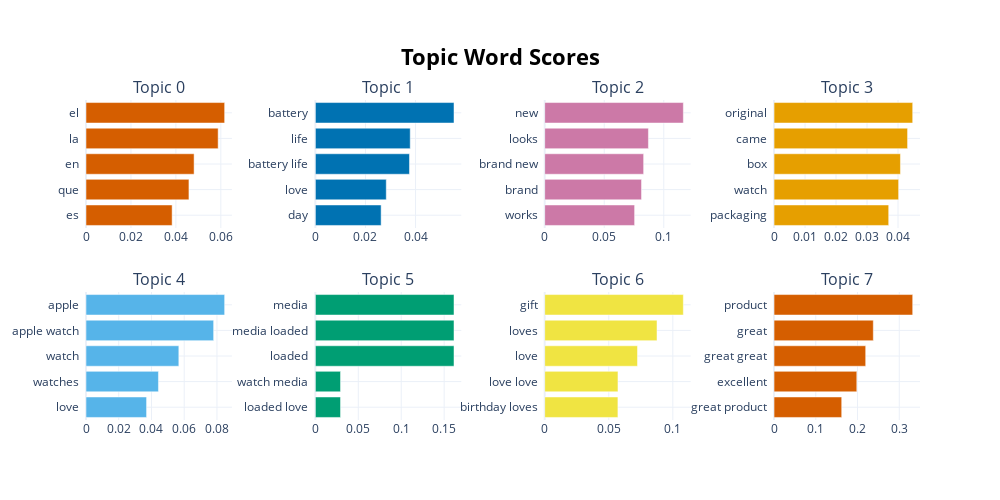

Notebook code cell kept with this figure:
### Code cell
topics, probabilities = model.fit_transform(reviews_ap)
model.visualize_barchart()

### Figure 1 — Plotly figure (JSON) as saved in the notebook; plotly's stock layout.template omitted (floating-point values rounded to 4 significant figures)
{"data": [{"marker": {"color": "#D55E00"}, "orientation": "h", "type": "bar", "x": [0.03833, 0.04581, 0.04811, 0.05881, 0.0617], "xaxis": "x", "y": ["es  ", "que  ", "en  ", "la  ", "el  "], "yaxis": "y"}, {"marker": {"color": "#0072B2"}, "orientation": "h", "type": "bar", "x": [0.02626, 0.02831, 0.03757, 0.03787, 0.05534], "xaxis": "x2", "y": ["day  ", "love  ", "battery life  ", "life  ", "battery  "], "yaxis": "y2"}, {"marker": {"color": "#CC79A7"}, "orientation": "h", "type": "bar", "x": [0.07552, 0.08132, 0.0831, 0.08711, 0.1165], "xaxis": "x3", "y": ["works  ", "brand  ", "brand new  ", "looks  ", "new  "], "yaxis": "y3"}, {"marker": {"color": "#E69F00"}, "orientation": "h", "type": "bar", "x": [0.037, 0.04019, 0.04078, 0.04308, 0.04474], "xaxis": "x4", "y": ["packaging  ", "watch  ", "box  ", "came  ", "original  "], "yaxis": "y4"}, {"marker": {"color": "#56B4E9"}, "orientation": "h", "type": "bar", "x": [0.03701, 0.04427, 0.05672, 0.07799, 0.08471], "xaxis": "x5", "y": ["love  ", "watches  ", "watch  ", "apple watch  ", "apple  "], "yaxis": "y5"}, {"marker": {"color": "#009E73"}, "orientation": "h", "type": "bar", "x": [0.02932, 0.02932, 0.1615, 0.1615, 0.1615], "xaxis": "x6", "y": ["loaded love  ", "watch media  ", "loaded  ", "media loaded  ", "media  "], "yaxis": "y6"}, {"marker": {"color": "#F0E442"}, "orientation": "h", "type": "bar", "x": [0.05715, 0.05718, 0.07244, 0.08765, 0.1082], "xaxis": "x7", "y": ["birthday loves  ", "love love  ", "love  ", "loves  ", "gift  "], "yaxis": "y7"}, {"marker": {"color": "#D55E00"}, "orientation": "h", "type": "bar", "x": [0.1621, 0.1983, 0.2196, 0.2378, 0.3322], "xaxis": "x8", "y": ["great product  ", "excellent  ", "great great  ", "great  ", "product  "], "yaxis": "y8"}], "layout": {"annotations": [{"font": {"size": 16}, "showarrow": false, "text": "Topic 0", "x": 0.0875, "xanchor": "center", "xref": "paper", "y": 1, "yanchor": "bottom", "yref": "paper"}, {"font": {"size": 16}, "showarrow": false, "text": "Topic 1", "x": 0.3625, "xanchor": "center", "xref": "paper", "y": 1, "yanchor": "bottom", "yref": "paper"}, {"font": {"size": 16}, "showarrow": false, "text": "Topic 2", "x": 0.6375, "xanchor": "center", "xref": "paper", "y": 1, "yanchor": "bottom", "yref": "paper"}, {"font": {"size": 16}, "showarrow": false, "text": "Topic 3", "x": 0.9125, "xanchor": "center", "xref": "paper", "y": 1, "yanchor": "bottom", "yref": "paper"}, {"font": {"size": 16}, "showarrow": false, "text": "Topic 4", "x": 0.0875, "xanchor": "center", "xref": "paper", "y": 0.4, "yanchor": "bottom", "yref": "paper"}, {"font": {"size": 16}, "showarrow": false, "text": "Topic 5", "x": 0.3625, "xanchor": "center", "xref": "paper", "y": 0.4, "yanchor": "bottom", "yref": "paper"}, {"font": {"size": 16}, "showarrow": false, "text": "Topic 6", "x": 0.6375, "xanchor": "center", "xref": "paper", "y": 0.4, "yanchor": "bottom", "yref": "paper"}, {"font": {"size": 16}, "showarrow": false, "text": "Topic 7", "x": 0.9125, "xanchor": "center", "xref": "paper", "y": 0.4, "yanchor": "bottom", "yref": "paper"}], "height": 500, "hoverlabel": {"bgcolor": "white", "font": {"family": "Rockwell", "size": 16}}, "showlegend": false, "title": {"font": {"color": "Black", "size": 22}, "text": "<b>Topic Word Scores", "x": 0.5, "xanchor": "center", "yanchor": "top"}, "width": 1000, "xaxis": {"anchor": "y", "domain": [0, 0.175], "showgrid": true}, "xaxis2": {"anchor": "y2", "domain": [0.275, 0.45], "showgrid": true}, "xaxis3": {"anchor": "y3", "domain": [0.55, 0.725], "showgrid": true}, "xaxis4": {"anchor": "y4", "domain": [0.825, 1], "showgrid": true}, "xaxis5": {"anchor": "y5", "domain": [0, 0.175], "showgrid": true}, "xaxis6": {"anchor": "y6", "domain": [0.275, 0.45], "showgrid": true}, "xaxis7": {"anchor": "y7", "domain": [0.55, 0.725], "showgrid": true}, "xaxis8": {"anchor": "y8", "domain": [0.825, 1], "showgrid": true}, "yaxis": {"anchor": "x", "domain": [0.6, 1], "showgrid": true}, "yaxis2": {"anchor": "x2", "domain": [0.6, 1], "showgrid": true}, "yaxis3": {"anchor": "x3", "domain": [0.6, 1], "showgrid": true}, "yaxis4": {"anchor": "x4", "domain": [0.6, 1], "showgrid": true}, "yaxis5": {"anchor": "x5", "domain": [0, 0.4], "showgrid": true}, "yaxis6": {"anchor": "x6", "domain": [0, 0.4], "showgrid": true}, "yaxis7": {"anchor": "x7", "domain": [0, 0.4], "showgrid": true}, "yaxis8": {"anchor": "x8", "domain": [0, 0.4], "showgrid": true}}}
